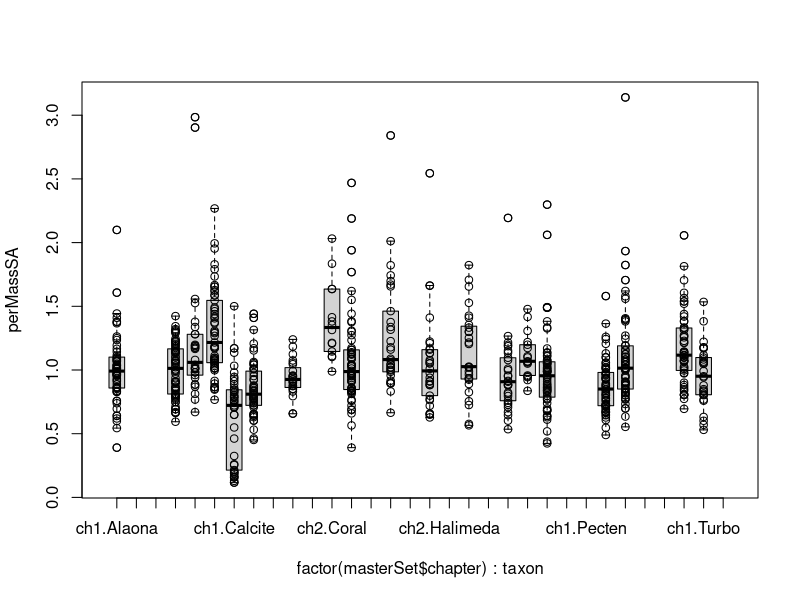
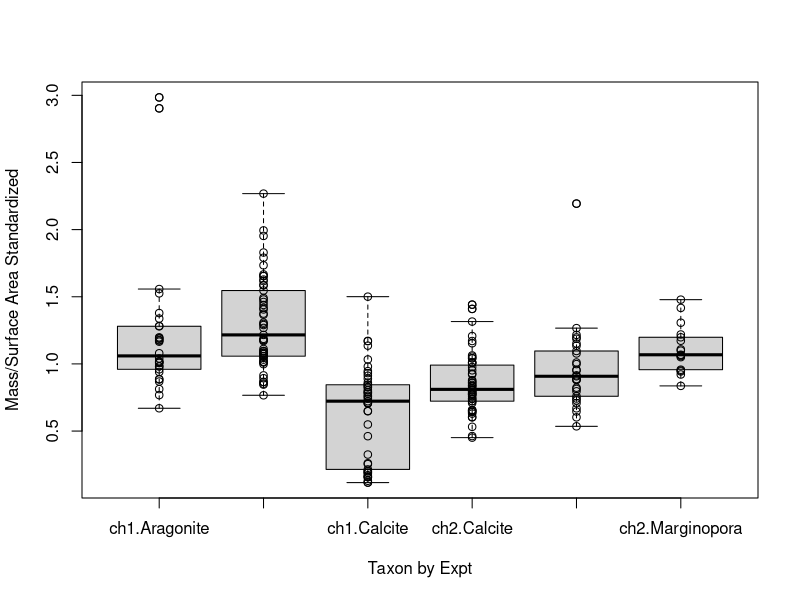
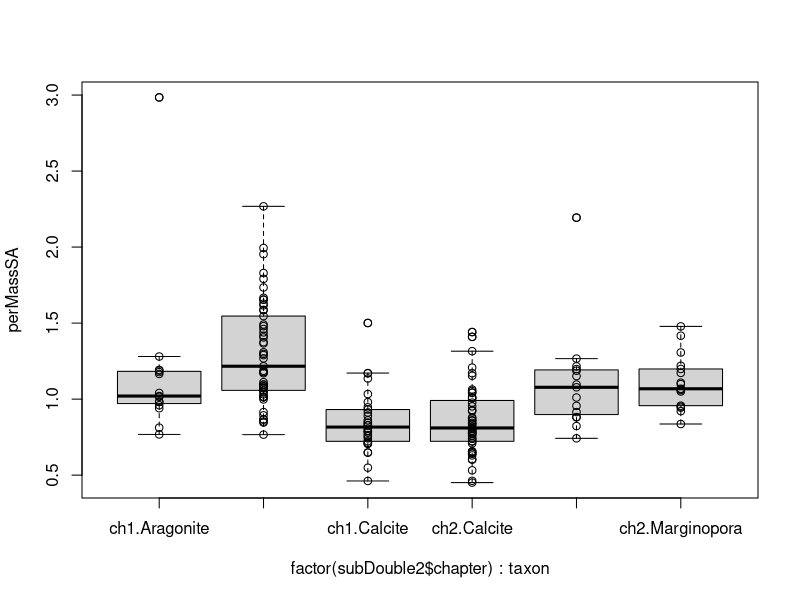
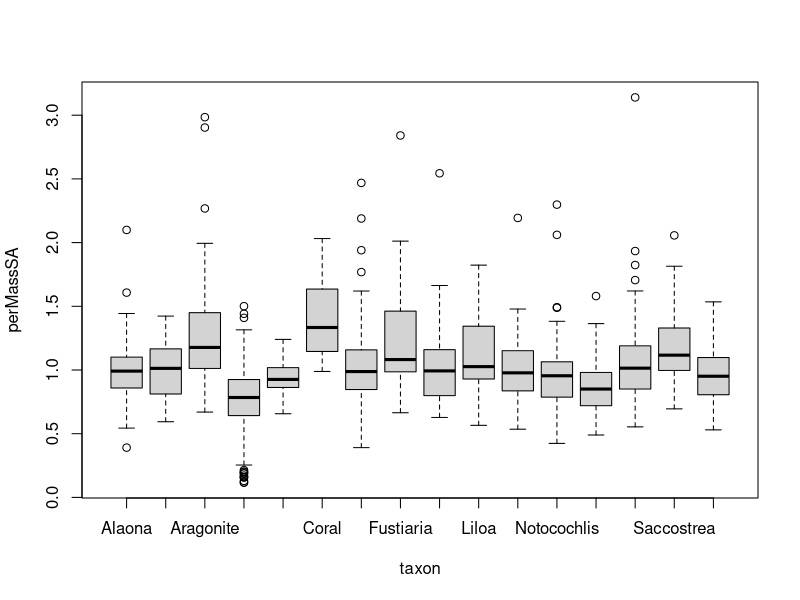
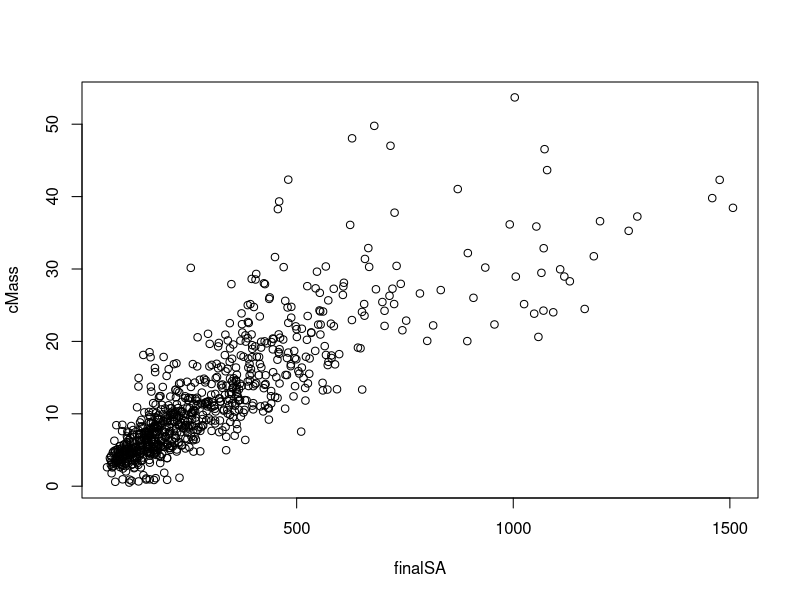
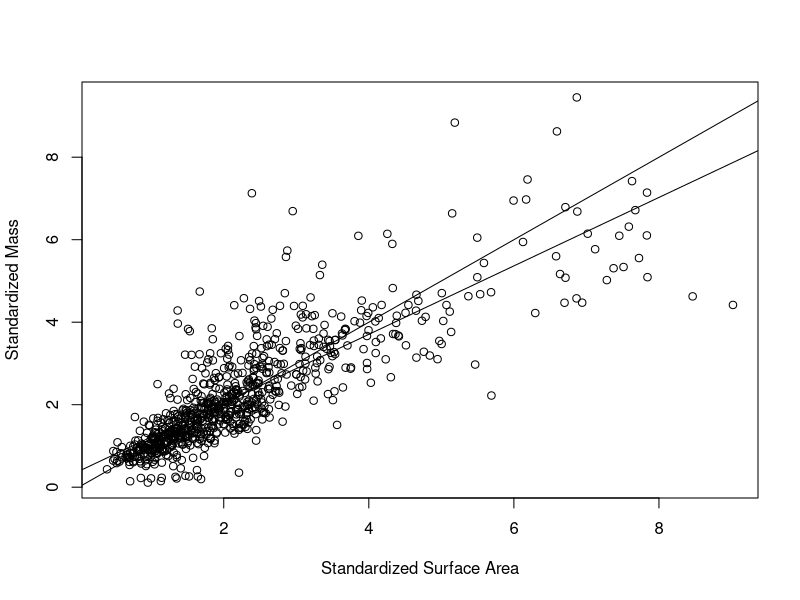

Write the R code that produced these figures, in order. (Note: this script raises an error after producing the figures.)
################################  FILE LICENSE  ################################
#
#	This file is copyright (C) 2024 Mikayla Schmidt
#
#	This program is free software; you can redistribute it and/or modify it 
#	under the terms of version 3 the GNU General Public License as published 
#	by the Free Software Foundation.
#
#	This program is distributed in the hope that it will be useful, but WITHOUT
#	ANY WARRANTY; without even the implied warranty of MERCHANTABILITY or 
#	FITNESS FOR A PARTICULAR PURPOSE.  See the GNU General Public License for 
#	more details.
#
#	To view a copy of the license go to:
#	http://www.gnu.org/licenses/licenses.html#GPL
#	
################################################################################
#Ch 1 + 2 Master Dataset Comparison
#for looking at allllll the data together

#ch1 load
setwd("C:/Users/micke/OneDrive/Desktop/Ch1 data")
dShell1 <- read.csv('./Ch1Clean_MasterSet.csv')
dShell1 <- dShell1[,-c(15,17)]
dShell1$chapter <- 'ch1'

#ch2 load
setwd("C:/Users/micke/OneDrive/Desktop/Ch2 data")
dShell2 <- read.csv('./Ch2Clean_MasterSet.csv')
dShell2 <- dShell2[,-c(15,16,18,19,20,28, 36,37,38,39,40)]
dShell2$chapter <- 'ch2'

#bind into one
masterSet <- rbind(dShell1, dShell2)


#1.0 t-test to see if similar enough to combine
boxplot(perMassSA~factor(masterSet$chapter)+taxon, data=masterSet)
stripchart(perMassSA ~ factor(masterSet$chapter)+taxon, data = masterSet, vertical=TRUE, add=TRUE, pch=1)

subDouble <- subset(masterSet, masterSet$taxon== 'Aragonite'|masterSet$taxon== 'Calcite' | masterSet$taxon== 'Marginopora')
boxplot(perMassSA~factor(subDouble$chapter)+taxon, data=subDouble, xlab = "Taxon by Expt", ylab='Mass/Surface Area Standardized')
stripchart(perMassSA ~ factor(subDouble$chapter)+taxon, data = subDouble, vertical=TRUE, add=TRUE, pch=1)

#ttests looking at difference here. calc and margi diff is sig
subArag <- subset(subDouble, subDouble$taxon =='Aragonite')
t.test(perMassSA ~ chapter, data=subArag)
subCal <- subset(subDouble, subDouble$taxon== 'Calcite')
t.test(perMassSA ~ chapter, data=subCal)
subMargi <- subset(subDouble, subDouble$taxon== 'Marginopora')
t.test(perMassSA ~ chapter, data= subMargi)


#now do the same but removing ch1expt3 from the mix
subDouble2 <- subset(subDouble, subDouble$exptID != 'T4.1')
subDouble2 <- subset(subDouble2, subDouble2$exptID != 'T4.2')
subDouble2 <- subset(subDouble2, subDouble2$exptID != 'T4.3')

boxplot(perMassSA~factor(subDouble2$chapter)+taxon, data=subDouble2)
stripchart(perMassSA ~ factor(subDouble2$chapter)+taxon, data = subDouble2, vertical=TRUE, add=TRUE, pch=1)

subArag2 <- subset(subDouble2, subDouble2$taxon =='Aragonite')
t.test(perMassSA ~ chapter, data=subArag2)
subCal2 <- subset(subDouble2, subDouble2$taxon== 'Calcite')
t.test(perMassSA ~ chapter, data=subCal2)
subMargi2 <- subset(subDouble2, subDouble2$taxon== 'Marginopora')
t.test(perMassSA ~ chapter, data= subMargi2)


#2.0 looking at data before removing ch1expt3

#looking at all of these in one big data blob
boxplot(perMassSA ~taxon, data=masterSet)

#what are things like if you plot this?
plot(cMass~finalSA, data=masterSet)
plot(percentTotal ~ percentSATotal, data=masterSet, xlab ='Standardized Surface Area', ylab = 'Standardized Mass')
abline(a=0, b=1)
#line of best fit for this
fitLine <- lm(percentTotal ~ percentSATotal, data=masterSet)
abline(fitLine)

#modelling time
model0 <- lm(percentTotal ~ percentSATotal, data=masterSet)
summary(model0)

#what is most important
#THIS DOESN"T RUN
modelFull <- lm(percentTotal ~., data=masterSet)
dredge


#3.0 masterset but with ch1expt3 removed
masterSet2 <- subset(masterSet, masterSet$exptID != 'T4.1')
masterSet2 <- subset(masterSet2, masterSet2$exptID != 'T4.2')
masterSet2 <- subset(masterSet2, masterSet2$exptID != 'T4.3')

#plot to look at the data before modelling
plot(percentTotal ~ percentSATotal, data=masterSet2,xlab ='Standardized Surface Area', ylab = 'Standardized Mass' )
abline(a=0, b=1)
fitLine <- lm(percentTotal ~ percentSATotal, data=masterSet2)
abline(fitLine)

#compare this model to model0
model0.1 <- lm(percentTotal ~ percentSATotal + polymorph, data=masterSet2)
summary(model0.1)

#now begin the process of dredging this like you did with ch 2 in order to figure out 



